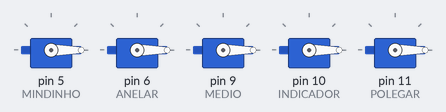
A sketch run on a simulated Arduino Uno, built with avr-gcc and run on an emulated ATmega328P. Shown: 5 × servo.

Above: at 0.05 s.
At 3.65 s:
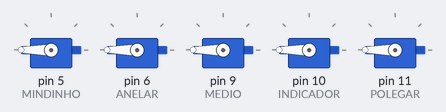
At 5.45 s:
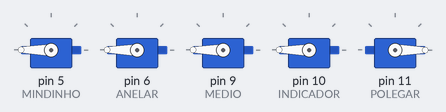
At 7.25 s:
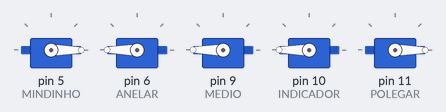
At 10.85 s:
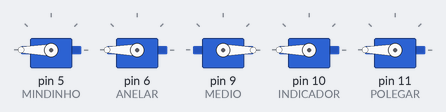
At 14.5 s:
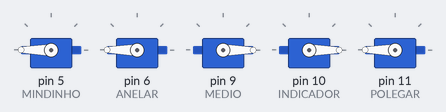
Timing chart, 0 to 18.9 s (numbered marks = the images above):
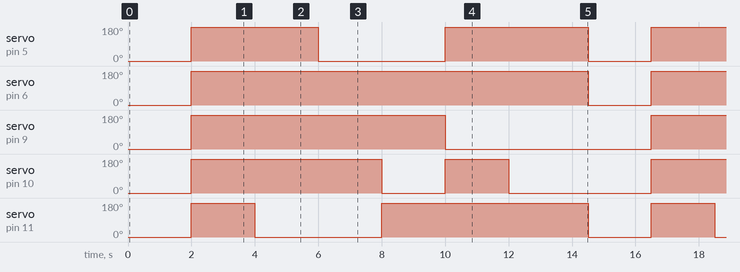

The sketch:

Exercicio_4.ino
```cpp
#include <Servo.h>
#define MINDINHO 5
#define ANELAR 6
#define MEDIO 9
#define INDICADOR 10
#define POLEGAR 11
#define POS 90

Servo servo1, servo2, servo3, servo4, servo5;

void dedosMao(int d1, int d2, int d3, int d4, int d5){
servo1.write(d1);
servo2.write(d2);
servo3.write(d3);
servo4.write(d4);
servo5.write(d5);

}

void setup()
{
 servo1.attach(MINDINHO);
 servo2.attach(ANELAR);
 servo3.attach(MEDIO);
 servo4.attach(INDICADOR);
 servo5.attach(POLEGAR);
 dedosMao(POS,POS,POS,POS,POS);

}
void loop()
{ //Mão aberta
  dedosMao(0,0,0,0,0);
  delay(2000);
  //Mão fechada
  dedosMao(180,180,180,180,180);
  delay(2000);
  //Thumbs Up
   dedosMao(180,180,180,180,0);
   delay(2000);
  //Hang loose
   dedosMao(0,180,180,180,0);
   delay(2000);
  //Rock and roll
    dedosMao(0,180,180,0,180);
    delay(2000);
  //Fuck u
    dedosMao(180,180,0,180,180);
    delay(2000);
  //Peace and Love
    dedosMao(180,180,0,0,180);
  	delay(2500);

}
```

Measured:
- by itself, servo on pin 5 (MINDINHO): repeats every 14.5 s: 0° 4.0 s, 180° 4.5 s, 0° 2.0 s, 180° 4.0 s
- by itself, servo on pin 6 (ANELAR): alternates 180° for 12.5 s and 0° for 2.0 s
- by itself, servo on pin 9 (MEDIO): alternates 180° for 8.0 s and 0° for 6.5 s
- by itself, servo on pin 10 (INDICADOR): repeats every 14.5 s: 0° 2.0 s, 180° 2.0 s, 0° 4.5 s, 180° 6.0 s
- by itself, servo on pin 11 (POLEGAR): repeats every 14.5 s: 0° 4.0 s, 180° 6.5 s, 0° 2.0 s, 180° 2.0 s
